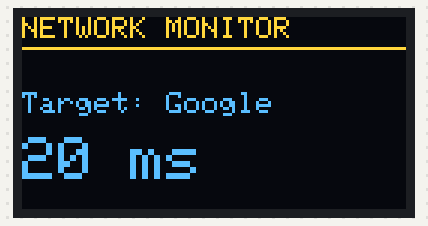
A sketch run on a simulated ESP32. Shown: 128×64 one-colour display. The OLED is the two-colour kind (top 16 rows yellow); WiFi joins after 1.5 s; servers stay silent unless stated; what the sketch prints to the serial monitor is not drawn.

Above: at 4.2 s.

The sketch:

esp32proj1.ino
```cpp
#include <Wire.h>
#include <Adafruit_GFX.h>
#include <Adafruit_SSD1306.h>
#include <WiFi.h>
#include <ESPping.h>

#define SCREEN_WIDTH 128
#define SCREEN_HEIGHT 64
// Notice we use 0x3C here because that's what your scanner found!
#define SCREEN_ADDRESS 0x3C

Adafruit_SSD1306 display(SCREEN_WIDTH, SCREEN_HEIGHT, &Wire, -1);

const char* ssid = "Harsha_m35";
const char* password = "Harsha124";

void setup() {
  Serial.begin(115200);

  // Start OLED
  if(!display.begin(SSD1306_SWITCHCAPVCC, SCREEN_ADDRESS)) {
    for(;;); // Don't proceed if screen fails
  }

  display.clearDisplay();
  display.setTextColor(WHITE);
  display.setTextSize(1);
  display.setCursor(20, 20);
  display.println("Connecting...");
  display.display();

  // Connect to WiFi
  WiFi.begin(ssid, password);
  while (WiFi.status() != WL_CONNECTED) {
    delay(500);
    Serial.print(".");
  }

  display.clearDisplay();
  display.setCursor(20, 20);
  display.println("WiFi Connected!");
  display.display();
  delay(1500);
}

void loop() {
  display.clearDisplay();

  // Header
  display.setTextSize(1);
  display.setCursor(0, 0);
  display.println("NETWORK MONITOR");
  display.drawLine(0, 10, 128, 10, WHITE);

  // Perform the Ping (To Google DNS)
  bool success = Ping.ping("155.133.233.98", 3);

  if(success) {
    int avg_time = Ping.averageTime();

    // Display Latency
    display.setTextSize(1);
    display.setCursor(0, 25);
    display.print("Target: Google");

    display.setTextSize(2);
    display.setCursor(0, 40);
    display.print(avg_time);
    display.print(" ms");
  } else {
    display.setCursor(0, 35);
    display.setTextSize(1);
    display.println("Connection Lost!");
  }

  display.display();
  delay(2000); // Wait 2 seconds before next ping
}
```
